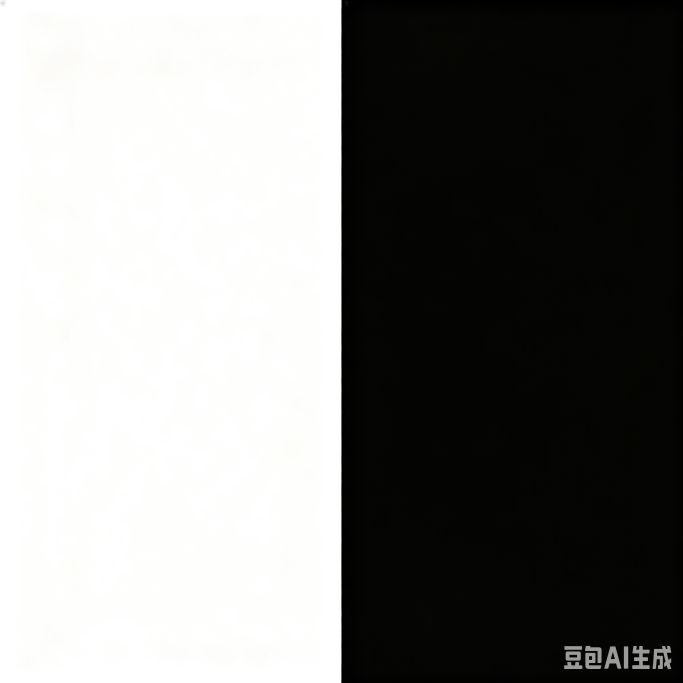
#> input picture 图像复原从入门到论文/test/leftwhite.png, 2048 x 2048 px, given as the content of the folder ../data/clean, which was not available (shown at 1/3 size)
$ python edge_detection_template.py   (older library calls are emulated)
#> lines starting #> are read from the running program, lines starting #| are printed output that depends on the picture; after the words box and inside, x2 and y2 are one past the last pixel; in counts of white or black regions, pixels touching at a corner belong together
### 图像复原从入门到论文/01_退化模型与评价指标/degradation_template.py
"""
第一阶段：图像退化模型
功能：生成各种PSF，用卷积合成模糊图
请在 TODO 处填写你的代码
"""

import numpy as np
import cv2


def motion_blur_psf(kernel_size=15, angle=0, length=10):
    """
    生成运动模糊PSF（线段形状）

    长度定义：线段两端点之间的几何距离（像素）。
    实现方法：8倍超采样分辨率画线段，再用8x8平均池化下采样，
    提供亚像素精度，所有角度一致，质心居中。

    修复历史：
    - v1: range(-length//2, length//2+1)，Python向下取整导致奇数长度多1个采样点
    - v2: int(round(x)) + cv2.line，"亚像素"声明不实，质心偏移0.5像素
    - v3: cv2.line shift参数，行为不稳定（整数端点时线段消失）
    - v4（当前）: 8倍超采样 + 平均池化下采样，稳定且准确

    参数:
        kernel_size: PSF的尺寸（奇数）
        angle: 运动方向角度（度），0=水平，90=垂直
        length: 运动长度（像素，几何端点距离，必须>0）

    返回:
        psf: kernel_size x kernel_size 的numpy数组，float32，元素和为1
    """
    if length <= 0:
        raise ValueError(f"length must be > 0, got {length}")
    if kernel_size % 2 == 0:
        raise ValueError(f"kernel_size must be odd, got {kernel_size}")
    # 核支撑校验：线段最大投影长度为length（当angle=0或90时）
    # kernel_size必须足够容纳整个线段，否则会静默裁剪导致真值错误
    # 留2像素边距以容纳抗锯齿
    if length > kernel_size - 3:
        raise ValueError(
            f"kernel_size={kernel_size} too small for length={length}. "
            f"Need kernel_size >= length + 3 = {int(np.ceil(length)) + 3}. "
            f"Current would silently truncate the PSF."
        )

    supersample = 8  # 8倍超采样
    big_size = kernel_size * supersample
    big_psf = np.zeros((big_size, big_size), dtype=np.float32)
    big_center = big_size // 2

    rad = np.deg2rad(angle)
    half = length * supersample / 2.0

    # 在超采样分辨率上画线段（整数坐标，端点距离 = length * supersample）
    x1 = int(round(big_center - half * np.cos(rad)))
    y1 = int(round(big_center - half * np.sin(rad)))
    x2 = int(round(big_center + half * np.cos(rad)))
    y2 = int(round(big_center + half * np.sin(rad)))

    # LINE_8（无抗锯齿）在超采样分辨率上画，下采样后自然产生抗锯齿效果
    cv2.line(big_psf, (x1, y1), (x2, y2), 1.0, 1, lineType=cv2.LINE_8)

    # 8x8平均池化下采样回原始分辨率
    # reshape为 (kernel_size, 8, kernel_size, 8)，对(1,3)轴求平均
    psf = big_psf.reshape(kernel_size, supersample, kernel_size, supersample).mean(axis=(1, 3))

    # 归一化：所有元素之和为1（能量守恒）
    total = psf.sum()
    if total <= 0:
        # 极端情况（length极小导致线段完全落在一个像素内），退化为点扩散
        center = kernel_size // 2
        psf[center, center] = 1.0
    else:
        psf = psf / total

    return psf.astype(np.float32)


# [49 lines left out: functions defocus_blur_psf, gaussian_blur_psf, not called in this run]


def apply_blur(image, psf):
    """
    对图像施加模糊（卷积）

    参数:
        image: 清晰图像 (H x W 或 H x W x C)，uint8
        psf: 模糊核，元素和为1

    返回:
        blurred: 模糊图像，uint8
    """
    # 使用OpenCV的filter2D做卷积
    # borderType=cv2.BORDER_REFLECT 用于减少边界伪影
    blurred = cv2.filter2D(image, -1, psf, borderType=cv2.BORDER_REFLECT)
    return blurred


# [73 lines left out: functions add_gaussian_noise, save_psf_visualization, process_one_image, not called in this run]


# [33 lines that do not run on import are left out]

### 图像复原从入门到论文/03_边缘与过渡区提取/edge_detection_template.py
"""
第三阶段：边缘检测
功能：实现Sobel、Canny、Laplacian三种边缘检测，对比清晰图和模糊图的边缘差异
请在 TODO 处填写你的代码
"""

import numpy as np
import cv2
import os
import sys

# 导入第一阶段的PSF生成函数
sys.path.append(os.path.join(os.path.dirname(__file__), "..", "01_退化模型与评价指标"))
from degradation_template import motion_blur_psf, apply_blur


def imwrite_unicode(path, img):
    """兼容中文路径的图片保存（cv2.imwrite在Windows上对中文路径会静默失败）"""
    ext = os.path.splitext(path)[1]
    if ext.lower() == '.jpg':
        ext = '.jpg'
    result, encoded = cv2.imencode(ext, img)
    if result:
        with open(path, 'wb') as f:
            f.write(encoded.tobytes())
        return True
    return False


def sobel_edge(image, ksize=3):
    """
    Sobel边缘检测

    参数:
        image: 输入图像，uint8（灰度或彩色）
        ksize: Sobel核大小，必须是奇数，默认3

    返回:
        edges: 边缘强度图，uint8（0-255，值越大边缘越强）
    """
    # 转灰度
    if len(image.shape) == 3:
        gray = cv2.cvtColor(image, cv2.COLOR_BGR2GRAY)
    else:
        gray = image.copy()

    # 转float，避免溢出
    gray_f = gray.astype(np.float64)

    # TODO 1: 计算水平方向梯度 Gx
    # cv2.Sobel的参数：(图像, 输出深度, x方向导数阶数, y方向导数阶数, 核大小)
    # dx=1, dy=0 表示只对x方向求一阶导数，检测垂直边缘
    gx = cv2.Sobel(gray_f, cv2.CV_64F, dx=1, dy=0, ksize=ksize)

    # TODO 2: 计算垂直方向梯度 Gy
    # dx=0, dy=1 表示只对y方向求一阶导数，检测水平边缘
    gy = cv2.Sobel(gray_f, cv2.CV_64F, dx=0, dy=1, ksize=ksize)

    # TODO 3: 计算梯度幅值 G = sqrt(Gx^2 + Gy^2)
    # 梯度幅值表示灰度变化的剧烈程度，值越大越可能是边缘
    magnitude = np.sqrt(gx**2 + gy**2)

    # 归一化到0-255：除以最大值，乘以255
    # 加1e-8防止除以零（全黑图时最大值为0）
    mag_max = np.max(magnitude)
    if mag_max > 1e-8:
        edges = (magnitude / mag_max * 255).astype(np.uint8)
    else:
        edges = np.zeros_like(magnitude, dtype=np.uint8)

    return edges


def canny_edge(image, low_threshold=50, high_threshold=150):
    """
    Canny边缘检测（调用OpenCV实现）

    参数:
        image: 输入图像，uint8
        low_threshold: 低阈值
        high_threshold: 高阈值（通常是低阈值的2-3倍）

    返回:
        edges: 二值边缘图，uint8（0或255）
    """
    # 转灰度
    if len(image.shape) == 3:
        gray = cv2.cvtColor(image, cv2.COLOR_BGR2GRAY)
    else:
        gray = image.copy()

    # Canny边缘检测（OpenCV已实现，直接调用）
    edges = cv2.Canny(gray, low_threshold, high_threshold)

    return edges


def laplacian_edge(image, ksize=3):
    """
    Laplacian边缘检测（二阶导数，找零交叉点）

    参数:
        image: 输入图像，uint8
        ksize: Laplacian核大小

    返回:
        zero_crossing: 零交叉点图，uint8（零交叉点为255，其他为0）
    """
    # 转灰度
    if len(image.shape) == 3:
        gray = cv2.cvtColor(image, cv2.COLOR_BGR2GRAY)
    else:
        gray = image.copy()

    gray_f = gray.astype(np.float64)

    # TODO 4: 计算Laplacian（二阶导数）
    # Laplacian是二阶导数，在边缘中心处二阶导数过零（零交叉点）
    # 平坦区域Laplacian≈0，边缘一侧为正、另一侧为负
    laplacian = cv2.Laplacian(gray_f, cv2.CV_64F, ksize=ksize)

    # TODO 5: 找零交叉点（Zero-Crossing）
    # 原理：Laplacian在边缘中心处从正变负（或负变正），
    #       如果一个像素和它的邻居符号相反（乘积<0），就是零交叉点。
    # 方法：检查4个方向（右、下、右下、左下）的邻居，任一方向符号相反即标记。

    h, w = laplacian.shape
    zero_crossing = np.zeros((h, w), dtype=np.float64)

    # 方向1：和右边邻居比较（水平方向）
    sign_change_h = laplacian[:, :-1] * laplacian[:, 1:] < 0
    zero_crossing[:, :-1] = np.maximum(zero_crossing[:, :-1], sign_change_h)
    zero_crossing[:, 1:] = np.maximum(zero_crossing[:, 1:], sign_change_h)

    # 方向2：和下边邻居比较（垂直方向）
    sign_change_v = laplacian[:-1, :] * laplacian[1:, :] < 0
    zero_crossing[:-1, :] = np.maximum(zero_crossing[:-1, :], sign_change_v)
    zero_crossing[1:, :] = np.maximum(zero_crossing[1:, :], sign_change_v)

    # 方向3：和右下邻居比较（对角线）
    sign_change_d1 = laplacian[:-1, :-1] * laplacian[1:, 1:] < 0
    zero_crossing[:-1, :-1] = np.maximum(zero_crossing[:-1, :-1], sign_change_d1)
    zero_crossing[1:, 1:] = np.maximum(zero_crossing[1:, 1:], sign_change_d1)

    # 方向4：和左下邻居比较（反对角线）
    sign_change_d2 = laplacian[:-1, 1:] * laplacian[1:, :-1] < 0
    zero_crossing[:-1, 1:] = np.maximum(zero_crossing[:-1, 1:], sign_change_d2)
    zero_crossing[1:, :-1] = np.maximum(zero_crossing[1:, :-1], sign_change_d2)

    # 转成0/255的二值图
    zero_crossing = (zero_crossing > 0).astype(np.uint8) * 255

    return zero_crossing


def process_all_images():
    """批量处理：对清晰图和不同程度的模糊图做边缘检测，对比效果"""

    clean_dir = "../data/clean"
    result_dir = "../results/03_边缘检测"
    os.makedirs(result_dir, exist_ok=True)

    # 收集清晰图
    clean_files = []
    for f in sorted(os.listdir(clean_dir)):
        if f.lower().endswith(('.jpg', '.jpeg', '.png', '.bmp')):
            clean_files.append(f)

    # 模糊程度：运动长度5/10/15
    blur_levels = [5, 10, 15]

    print(f"找到 {len(clean_files)} 张清晰图，开始边缘检测对比...\n")

    for clean_file in clean_files:
        img_name = os.path.splitext(clean_file)[0]
        clean = cv2.imread(os.path.join(clean_dir, clean_file))
        if clean is None:
            continue

        print(f"{'='*60}")
        print(f"图像: {clean_file}")
        print(f"{'='*60}")

        # 清晰图的边缘检测
        sobel_clean = sobel_edge(clean)
        canny_clean = canny_edge(clean)
        lap_clean = laplacian_edge(clean)

        # 保存清晰图边缘
        imwrite_unicode(os.path.join(result_dir, f"{img_name}_clean_sobel.jpg"), sobel_clean)
        imwrite_unicode(os.path.join(result_dir, f"{img_name}_clean_canny.jpg"), canny_clean)
        imwrite_unicode(os.path.join(result_dir, f"{img_name}_clean_laplacian.jpg"), lap_clean)

        print(f"  清晰图: Sobel/Canny/Laplacian 已保存")

        # 不同模糊程度的边缘检测
        for length in blur_levels:
            psf = motion_blur_psf(kernel_size=21, angle=25, length=length)
            blurred = apply_blur(clean, psf)

            sobel_blur = sobel_edge(blurred)
            canny_blur = canny_edge(blurred)
            lap_blur = laplacian_edge(blurred)

            # 保存模糊图边缘
            imwrite_unicode(os.path.join(result_dir, f"{img_name}_blur{length}_sobel.jpg"), sobel_blur)
            imwrite_unicode(os.path.join(result_dir, f"{img_name}_blur{length}_canny.jpg"), canny_blur)
            imwrite_unicode(os.path.join(result_dir, f"{img_name}_blur{length}_laplacian.jpg"), lap_blur)

            print(f"  模糊(length={length}): Sobel/Canny/Laplacian 已保存")

        print()

    print(f"\n完成！边缘检测结果已保存到 {result_dir}")


if __name__ == "__main__":
    # 先测试单张图，确认代码正确
    print("=" * 60)
    print("测试：单张图边缘检测")
    print("=" * 60)

    # 找一张清晰图
    clean_dir = "../data/clean"
    clean_file = None
    for f in sorted(os.listdir(clean_dir)):
        if f.lower().endswith(('.jpg', '.jpeg', '.png', '.bmp')):
            clean_file = f
            break

    if clean_file is None:
        print("未找到清晰图")
        exit()

    clean = cv2.imread(os.path.join(clean_dir, clean_file))
#> clean is the input picture: shape (2048, 2048, 3); mean B, G, R 128.2, 129.9, 129.9
    print(f"测试图: {clean_file}")
    print()

    # 清晰图边缘检测
    print("Sobel边缘检测中...")
    sobel_clean = sobel_edge(clean)
#> in sobel_edge, `gx = cv2.Sobel(gray_f, cv2.CV_64F, dx=1, dy=0, ksize=ksize)`:
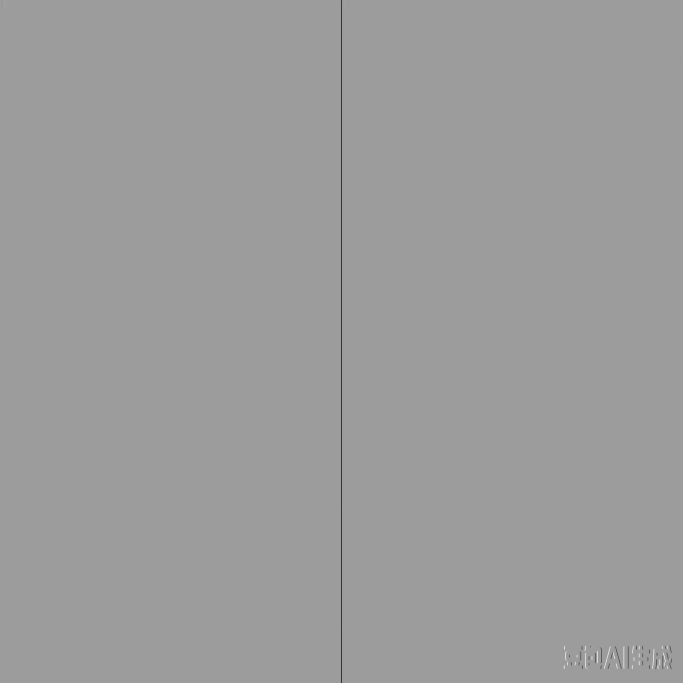
#> gx: shape (2048, 2048) float64 (shown at 1/3 size); min -1020, max 644, mean -1; drawn with min black and max white
#> in sobel_edge, `gy = cv2.Sobel(gray_f, cv2.CV_64F, dx=0, dy=1, ksize=ksize)`:
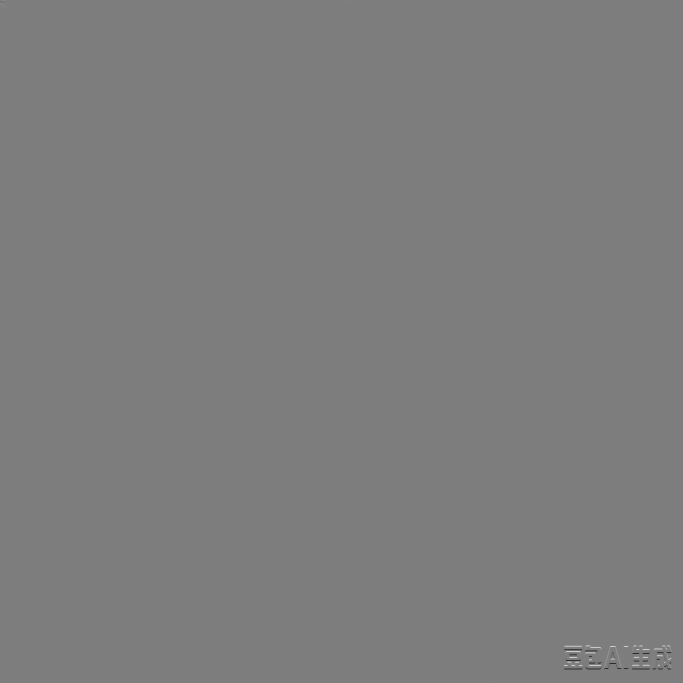
#> gy: shape (2048, 2048) float64 (shown at 1/3 size); min -632, max 648, mean 0; drawn with min black and max white
#> in sobel_edge, `magnitude = np.sqrt(gx**2 + gy**2)`:
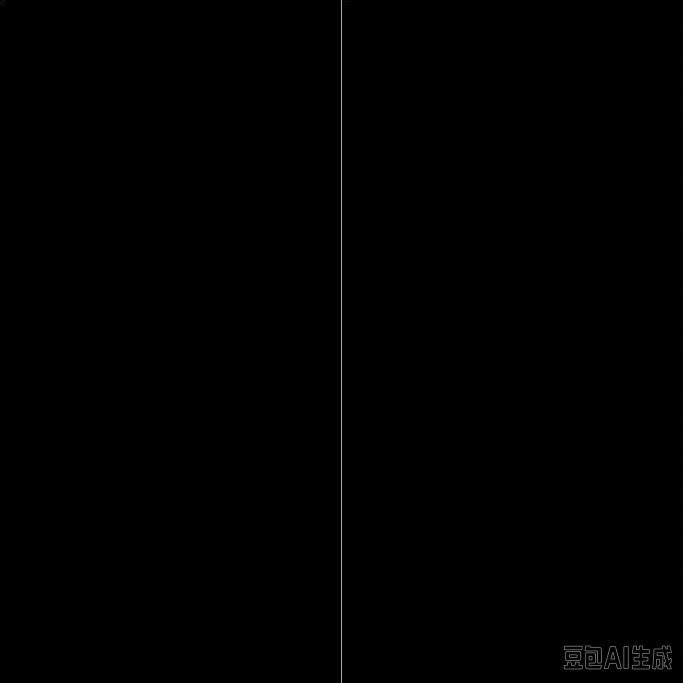
#> magnitude: shape (2048, 2048) float64 (shown at 1/3 size); min 0, max 1020.9, mean 2.4; drawn with min black and max white
#> in sobel_edge, `mag_max = np.max(magnitude)`: mag_max = 1020.9
    print("Canny边缘检测中...")
    canny_clean = canny_edge(clean)
#> in canny_edge, `edges = cv2.Canny(gray, low_threshold, high_threshold)`:
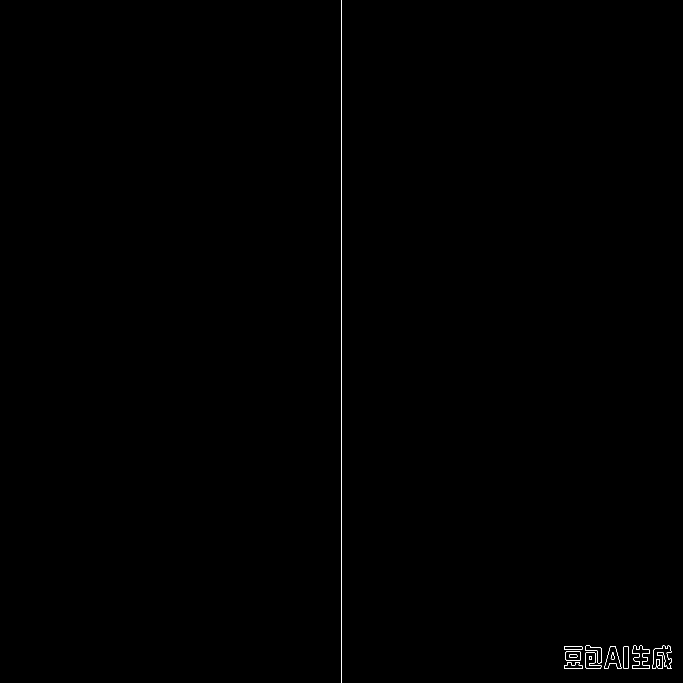
#> edges: shape (2048, 2048) (shown at 1/3 size); 0.1% white in thin lines or dots, all inside (x1, y1, x2, y2) = (1024, 0, 2014, 2048)
    print("Laplacian边缘检测中...")
    lap_clean = laplacian_edge(clean)
#> in laplacian_edge, `zero_crossing[1:, :-1] = np.maximum(zero_crossing[1:, :-1], sign_chang..`:
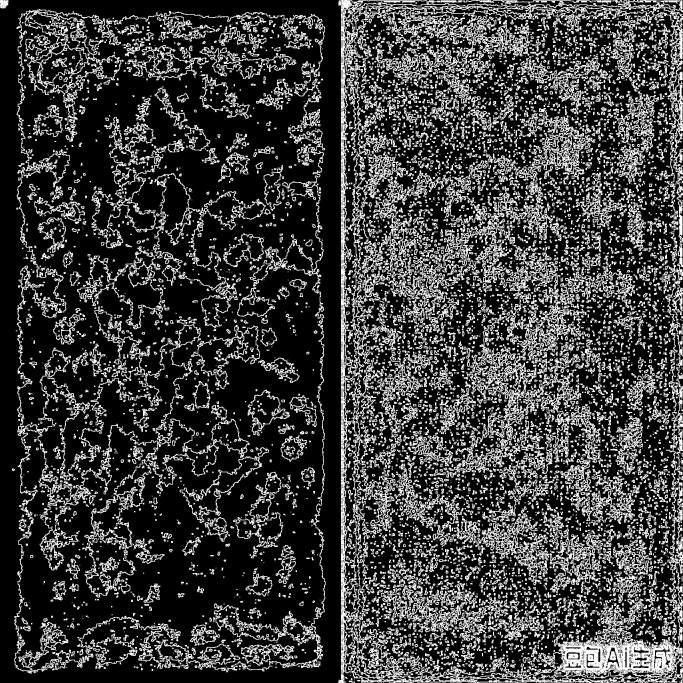
#> zero_crossing: shape (2048, 2048) float64 (shown at 1/3 size); values 0 (black) and 1 (white), 23.9% white; 7522 white regions (2334 under 20 px), largest, box (x1, y1, x2, y2) and area: (1015, 0, 2048, 2048) 316555, (43, 27, 977, 2021) 99715, (274, 351, 500, 745) 10704

    # 模糊图边缘检测
    psf = motion_blur_psf(kernel_size=21, angle=25, length=10)
    blurred = apply_blur(clean, psf)
    print("模糊图Sobel边缘检测中...")
    sobel_blur = sobel_edge(blurred)
    print("模糊图Canny边缘检测中...")
    canny_blur = canny_edge(blurred)
    print("模糊图Laplacian边缘检测中...")
    lap_blur = laplacian_edge(blurred)
#> call 2 of laplacian_edge, with ksize = 3
#> in laplacian_edge (call 2), `sign_change_d2 = laplacian[:-1, 1:] * laplacian[1:, :-1] < 0`:
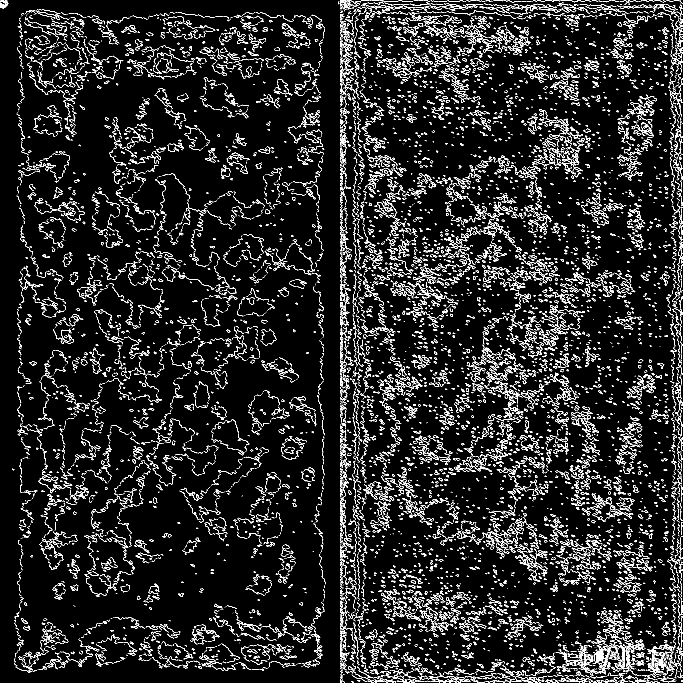
#> sign_change_d2: shape (2047, 2047) bool (shown at 1/3 size); 7% white in thin lines or dots
#> in laplacian_edge (call 2), `zero_crossing[:-1, 1:] = np.maximum(zero_crossing[:-1, 1:], sign_chang..`:
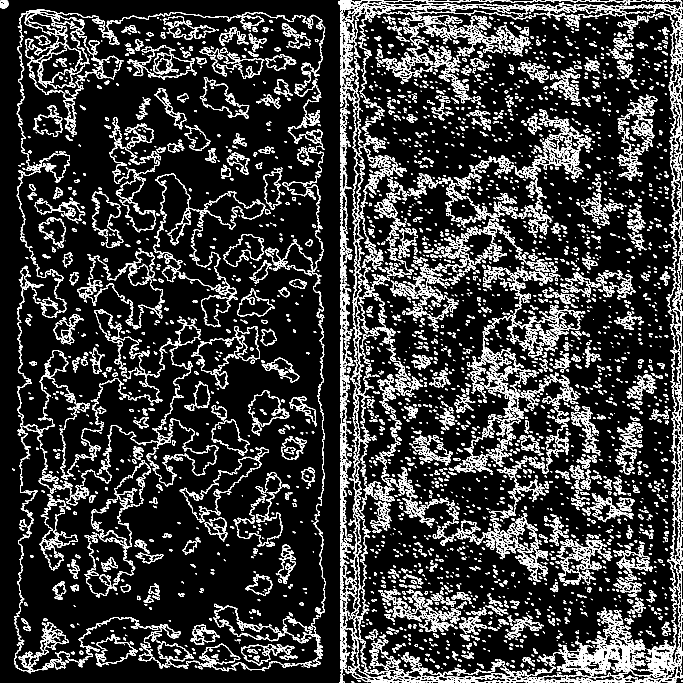
#> zero_crossing: shape (2048, 2048) float64 (shown at 1/3 size); values 0 (black) and 1 (white), 14.1% white in thin lines or dots

    # 保存测试结果
    os.makedirs("../results/03_边缘检测", exist_ok=True)
    imwrite_unicode("../results/03_边缘检测/test_clean_sobel.jpg", sobel_clean)
    imwrite_unicode("../results/03_边缘检测/test_clean_canny.jpg", canny_clean)
    imwrite_unicode("../results/03_边缘检测/test_clean_laplacian.jpg", lap_clean)
    imwrite_unicode("../results/03_边缘检测/test_blur_sobel.jpg", sobel_blur)
    imwrite_unicode("../results/03_边缘检测/test_blur_canny.jpg", canny_blur)
    imwrite_unicode("../results/03_边缘检测/test_blur_laplacian.jpg", lap_blur)

    print("\n测试结果已保存到 results/03_边缘检测/")
    print("\n" + "=" * 60)
    print("单张测试完成！确认无误后，取消下面注释运行批量处理：")
    print("  process_all_images()")
    print("=" * 60)

    # 取消注释运行批量处理
    process_all_images()
#> the loop in process_all_images, `for length in blur_levels:` made 3 passes
#> mag_max in sobel_edge on passes 1 to 3: 579.9, 524.9, 388.2
#| 完成！边缘检测结果已保存到 ../results/03_边缘检测
